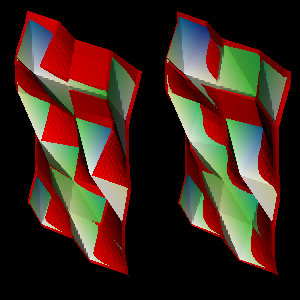

This chart was generated by the following Python code:
#!/usr/bin/env python

# Demonstrate vtkFitToHeightMapFilter by creating a random height field
# image, draping a plane source over it using point projection and cell
# average height strategies in side-by-side renderers.

# Factory overrides
import vtkmodules.vtkInteractionStyle  # noqa: F401
import vtkmodules.vtkRenderingFreeType  # noqa: F401
import vtkmodules.vtkRenderingOpenGL2  # noqa: F401

from vtkmodules.vtkCommonCore import vtkFloatArray, vtkLookupTable, vtkMath
from vtkmodules.vtkCommonDataModel import vtkImageData
from vtkmodules.vtkFiltersCore import vtkTriangleFilter
from vtkmodules.vtkFiltersGeneral import vtkWarpScalar
from vtkmodules.vtkFiltersGeometry import vtkImageDataGeometryFilter
from vtkmodules.vtkFiltersModeling import vtkFitToHeightMapFilter
from vtkmodules.vtkFiltersSources import vtkPlaneSource
from vtkmodules.vtkRenderingCore import (
    vtkActor,
    vtkPolyDataMapper,
    vtkRenderWindow,
    vtkRenderWindowInteractor,
    vtkRenderer,
)

# Image dimensions
i_dim = 5
j_dim = 7
img_size = i_dim * j_dim

# Lookup table
lookup_table = vtkLookupTable()
lookup_table.SetHueRange(0.6, 0)
lookup_table.SetSaturationRange(1.0, 0)
lookup_table.SetValueRange(0.5, 1.0)

# Create an image with random heights
image = vtkImageData()
image.SetDimensions(i_dim, j_dim, 1)
image.SetSpacing(1, 1, 1)
image.SetOrigin(0, 0, 0)

math = vtkMath()
math.RandomSeed(31415)
heights = vtkFloatArray()
heights.SetNumberOfTuples(img_size)
for i in range(img_size):
    heights.SetTuple1(i, math.Random(0, 1))
image.GetPointData().SetScalars(heights)

scalar_low = image.GetScalarRange()[0]
scalar_high = image.GetScalarRange()[1]

# Warp the image to create a terrain surface
surface = vtkImageDataGeometryFilter()
surface.SetInputData(image)

triangle_filter = vtkTriangleFilter()
triangle_filter.SetInputConnection(surface.GetOutputPort())

warp = vtkWarpScalar()
warp.SetInputConnection(triangle_filter.GetOutputPort())
warp.SetScaleFactor(1)
warp.UseNormalOn()
warp.SetNormal(0, 0, 1)

# Terrain actor
img_mapper = vtkPolyDataMapper()
img_mapper.SetInputConnection(warp.GetOutputPort())
img_mapper.SetScalarRange(scalar_low, scalar_high)
img_mapper.SetLookupTable(lookup_table)

img_actor = vtkActor()
img_actor.SetMapper(img_mapper)

# Plane to drape over terrain
plane = vtkPlaneSource()
plane.SetOrigin(-0.1, -0.1, 0)
plane.SetPoint1(i_dim - 1 + 0.1, -0.1, 0)
plane.SetPoint2(-0.1, j_dim - 1 + 0.1, 0)
plane.SetResolution(40, 20)

# Fit using point projection strategy
fit = vtkFitToHeightMapFilter()
fit.SetInputConnection(plane.GetOutputPort())
fit.SetHeightMapData(image)
fit.SetFittingStrategyToPointProjection()
fit.UseHeightMapOffsetOn()
fit.Update()

mapper = vtkPolyDataMapper()
mapper.SetInputConnection(fit.GetOutputPort())
mapper.ScalarVisibilityOff()

actor = vtkActor()
actor.SetMapper(mapper)
actor.GetProperty().SetColor(1, 0, 0)

# Fit using cell average height strategy
fit_2 = vtkFitToHeightMapFilter()
fit_2.SetInputConnection(plane.GetOutputPort())
fit_2.SetHeightMapData(image)
fit_2.SetFittingStrategyToCellAverageHeight()
fit_2.UseHeightMapOffsetOn()
fit_2.Update()

mapper_2 = vtkPolyDataMapper()
mapper_2.SetInputConnection(fit_2.GetOutputPort())
mapper_2.ScalarVisibilityOff()

actor_2 = vtkActor()
actor_2.SetMapper(mapper_2)
actor_2.GetProperty().SetColor(1, 0, 0)

# Two renderers side by side
renderer_0 = vtkRenderer()
renderer_0.SetViewport(0, 0, 0.5, 1)
renderer_0.AddActor(actor)
renderer_0.AddActor(img_actor)

renderer_1 = vtkRenderer()
renderer_1.SetViewport(0.5, 0, 1, 1)
renderer_1.AddActor(actor_2)
renderer_1.AddActor(img_actor)


# Window
render_window = vtkRenderWindow()
render_window.AddRenderer(renderer_0)
render_window.AddRenderer(renderer_1)
render_window.SetWindowName("fit to height map draping")

# Scene
renderer_0.GetActiveCamera().SetPosition(1, 1, 1)
renderer_0.ResetCamera()
renderer_1.SetActiveCamera(renderer_0.GetActiveCamera())

# Interactor
interactor = vtkRenderWindowInteractor()
interactor.SetRenderWindow(render_window)

interactor.Initialize()
interactor.Start()
